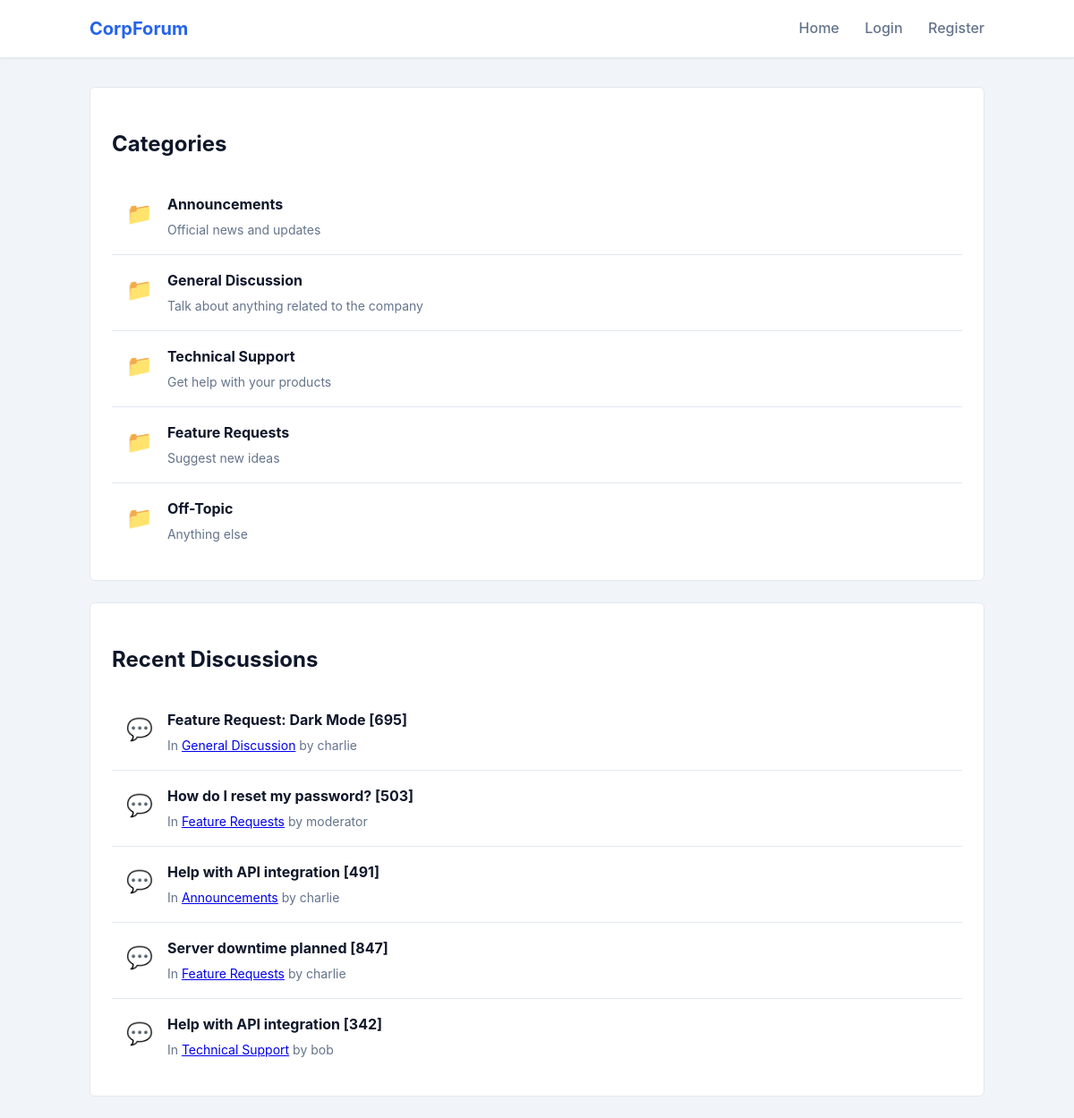
The page / on the database its author committed.
### tables this page shows
CREATE TABLE categories (
    id INTEGER PRIMARY KEY AUTOINCREMENT,
    name TEXT NOT NULL,
    description TEXT,
    slug TEXT NOT NULL UNIQUE
);

CREATE TABLE threads (
    id INTEGER PRIMARY KEY AUTOINCREMENT,
    category_id INTEGER,
    user_id INTEGER,
    title TEXT NOT NULL,
    views INTEGER DEFAULT 0,
    is_pinned BOOLEAN DEFAULT 0,
    created_at TIMESTAMP DEFAULT CURRENT_TIMESTAMP,
    FOREIGN KEY (category_id) REFERENCES categories(id),
    FOREIGN KEY (user_id) REFERENCES users(id)
);

CREATE TABLE users (
    id INTEGER PRIMARY KEY AUTOINCREMENT,
    username TEXT NOT NULL UNIQUE,
    password TEXT NOT NULL,
    email TEXT,
    role TEXT DEFAULT 'user',
    reputation INTEGER DEFAULT 0,
    avatar TEXT,
    joined_at TIMESTAMP DEFAULT CURRENT_TIMESTAMP
);

### app2/app.py (the view)
@app.route('/')
def index():
    cur = get_db().cursor()
    cur.execute("SELECT * FROM categories")
    categories = cur.fetchall()
    cur.execute("""
        SELECT t.*, u.username, c.name as category_name, c.slug as category_slug
        FROM threads t
        JOIN users u ON t.user_id = u.id
        JOIN categories c ON t.category_id = c.id
        ORDER BY t.created_at DESC LIMIT 5
    """)
    recent_threads = cur.fetchall()
    return render_template('index.html', categories=categories, recent_threads=recent_threads)

### app2/app.py (called while the page is built)
def get_db():
    db = getattr(g, '_database', None)
    if db is None:
        db = g._database = sqlite3.connect(app.config['DATABASE'])
        db.row_factory = sqlite3.Row
    return db

@app.teardown_appcontext
def close_connection(exception):
    db = getattr(g, '_database', None)
    if db is not None:
        db.close()

@app.context_processor
def inject_user():
    user = None
    if 'user_id' in session:
        cur = get_db().cursor()
        cur.execute("SELECT * FROM users WHERE id = ?", (session['user_id'],))
        user = cur.fetchone()
    return dict(current_user=user)

### app2/templates/index.html
{% extends "base.html" %}
{% block content %}
<div class="card">
    <h2>Categories</h2>
    <div class="list-group">
        {% for cat in categories %}
        <div class="thread-item">
            <div class="thread-icon">📁</div>
            <div class="thread-content">
                <h4><a href="{{ url_for('category_view', slug=cat['slug']) }}">{{ cat['name'] }}</a></h4>
                <div class="thread-meta">{{ cat['description'] }}</div>
            </div>
        </div>
        {% endfor %}
    </div>
</div>
<div class="card">
    <h2>Recent Discussions</h2>
    {% for thread in recent_threads %}
    <div class="thread-item">
        <div class="thread-icon">💬</div>
        <div class="thread-content">
            <h4><a href="{{ url_for('thread_view', thread_id=thread['id']) }}">{{ thread['title'] | safe }}</a></h4>
            <div class="thread-meta">
                In <a href="{{ url_for('category_view', slug=thread['category_slug']) }}">{{ thread['category_name']
                    }}</a>
                by {{ thread['username'] }}
            </div>
        </div>
    </div>
    {% endfor %}
</div>
{% endblock %}

### app2/templates/base.html (shortened to what this page needs)
<!DOCTYPE html>
<html lang="en">
<head>
    <link rel="stylesheet" href="{{ url_for('static', filename='css/style.css') }}">
</head>
<body>
    <nav class="navbar">
        <div class="container">
            <a href="{{ url_for('index') }}" class="brand">CorpForum</a>
            <div class="nav-links">
                <a href="{{ url_for('index') }}">Home</a>
                {% if current_user %}
                <a href="{{ url_for('new_thread') }}">New Discussion</a>
                <a href="{{ url_for('profile') }}">Profile</a>
                <a href="{{ url_for('logout') }}">Logout ({{ current_user['username'] }})</a>
                {% else %}
                <a href="{{ url_for('login') }}">Login</a>
                <a href="{{ url_for('register') }}">Register</a>
                {% endif %}
            </div>
        </div>
    </nav>
    <div class="container">
        {% block content %}{% endblock %}
    </div>
</body>
</html>

### app2/static/css/style.css (style rules this page uses)
:root { --primary: #2563eb; --primary-dark: #1d4ed8; --secondary: #64748b; --bg-body: #f1f5f9; --bg-card: #ffffff; --text-main: #0f172a; --text-muted: #64748b; --border: #e2e8f0; --radius: 6px; }
body { font-family: -apple-system, BlinkMacSystemFont, "Segoe UI", Roboto, Helvetica, Arial, sans-serif; background-color: var(--bg-body); color: var(--text-main); line-height: 1.6; margin: 0; }
.navbar { background-color: var(--bg-card); border-bottom: 1px solid var(--border); padding: 1rem 0; margin-bottom: 2rem; box-shadow: 0 1px 2px 0 rgba(0, 0, 0, 0.05); }
.navbar .container { display: flex; justify-content: space-between; align-items: center; }
.brand { font-size: 1.25rem; font-weight: 700; color: var(--primary); text-decoration: none; display: flex; align-items: center; gap: 0.5rem; }
.nav-links a { color: var(--text-muted); text-decoration: none; margin-left: 1.5rem; font-weight: 500; }
.container { max-width: 1000px; margin: 0 auto; padding: 0 1.5rem; }
.card { background: var(--bg-card); border: 1px solid var(--border); border-radius: var(--radius); padding: 1.5rem; margin-bottom: 1.5rem; }
.thread-item { padding: 1rem; border-bottom: 1px solid var(--border); display: flex; gap: 1rem; }
.thread-item:last-child { border-bottom: none; }
.thread-icon { font-size: 1.5rem; color: var(--text-muted); padding-top: 0.25rem; }
.thread-content h4 { margin: 0 0 0.25rem 0; }
.thread-content h4 a { text-decoration: none; color: var(--text-main); }
.thread-meta { font-size: 0.875rem; color: var(--text-muted); }

### rows shown on the page
categories: name "Announcements", description "Official news and updates"
categories: name "General Discussion", description "Talk about anything related to the company"
categories: name "Technical Support", description "Get help with your products"
categories: name "Feature Requests", description "Suggest new ideas"
categories: name "Off-Topic", description "Anything else"
threads: title "Feature Request: Dark Mode [695]", category_name "General Discussion", username "charlie"
threads: title "How do I reset my password? [503]", category_name "Feature Requests", username "moderator"
threads: title "Help with API integration [491]", category_name "Announcements", username "charlie"
threads: title "Server downtime planned [847]", category_name "Feature Requests", username "charlie"
threads: title "Help with API integration [342]", category_name "Technical Support", username "bob"
